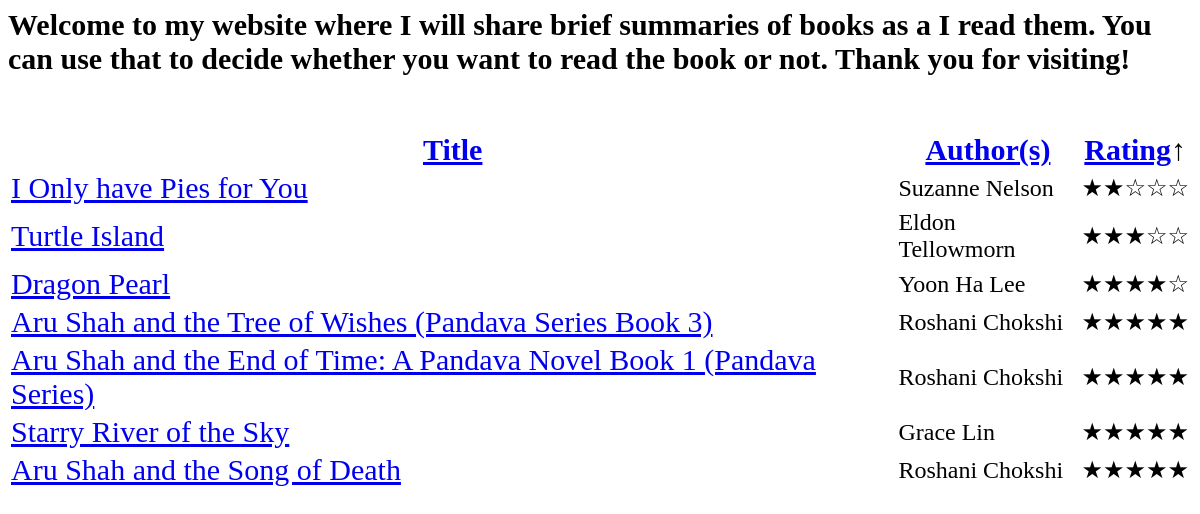
/index.php?sort=rating, run on the app's committed database.
### tables this page shows
CREATE TABLE `books` (
  `id` int(11) NOT NULL,
  `title` varchar(100) NOT NULL,
  `authors` varchar(100) NOT NULL,
  `rating` int(11) NOT NULL,
  `description` varchar(4000) NOT NULL,
  `link` varchar(1024) NOT NULL,
  `image_link` varchar(1024) NOT NULL
);

### book_list.php (called while the page is built, shortened)
<?php
function GetBookListSortedOnRating($sortOrder) {
    $query = $sortOrder == ASCENDING ?
        'SELECT * FROM books ORDER BY rating' :
        'SELECT * FROM books ORDER BY rating DESC';
    return GetBookListFromResults(GetResultsForQuery($query));
}
function GetBookListFromResults($rows) {
    $books = array();
    foreach ($rows as $row) {
        $book = new Book();
        $book->id = $row['id'];
        $book->title = $row['title'];
        $book->authors = $row['authors'];
        $book->rating = Book::$rating_values[$row['rating']];
        $book->description = $row['description'];
        $book->imageLink = $row['image_link'];
        $book->link = $row['link'];
        $books[] = $book;
    }
    return $books;
}
?>

### database_utils.php (called while the page is built, shortened)
<?php
function Connect() {
    if(!($connection = mysqli_connect('localhost', 'root', '', 'reviews'))) {
        die("Database connection failed");
    }
    return $connection;
}
function GetResultsForQuery(string $query) {
    $connection = Connect();
    $result = mysqli_query($connection, $query);
    $rows = array();
    $rowCount = $result->num_rows;
    for ($i = 0; $i < $rowCount; $i++) {
        $rows[] = mysqli_fetch_assoc($result);
    }
    return $rows;
}
?>

### book_list_view.php (the view, shortened to what this page needs)
<?php
require_once 'book_list.php';
function GetBookListView($bookList, $sortKey, $sortOrder) {
    $tokens[ASCENDING] = '&#8593;';
    $tokens[DESCENDING] = '&#8595;';
    $orderToken = $tokens[$sortOrder];
    $sortToken = array();
    $columnNames = array('title', 'authors', 'rating');
    for ($i = 0; $i < count($columnNames); $i++)
        $sortToken[] = (strcmp($sortKey, $columnNames[$i]) == 0) ? $orderToken : '';
    $body = <<<XML
        <table class="master">
            <tr>
                <th>
                    <p class="title">
                        <a data-toggle="tooltip" title="Sort on Title" href="index.php?sort=title">Title</a>$sortToken[0]
                    </p>
                </th>
                <th>
                    <p class="title">
                        <a data-toggle="tooltip" title="Sort on Author(s)" href="index.php?sort=authors">Author(s)</a>$sortToken[1]
                    </p>
                </th><th>
                    <p class="title">
                        <a data-toggle="tooltip" title="Sort on Rating" href="index.php?sort=rating">Rating</a>$sortToken[2]
                    </p>
                </th>
            </tr>
        XML;
    foreach ($bookList as $book) {
        $body = $body.<<< _END
        <tr>
            <td>
                <p class="title">
                    <a href="index.php?id=$book->id">$book->title</a>
                </p>
            </td>
            <td><p class="authors">$book->authors</p></td>
            <td><p class="authors">$book->rating</p></td>
        </tr>
        _END;
    }
    $body = $body.'</table>';
    return $body;
}
?>

### styles.css (style rules this page uses)
body { background-color: white; color: black; }
p.title { font-size: 30px; font-style: normal; font-family: cursive; }
p.authors { font-size: 24px; font-family:cursive; text-align: left; }
table.master { table-layout: auto; width: 100%; }

### data on the page
books: title "I Only have Pies for You", authors "Suzanne Nelson", rating "★★☆☆☆"
books: title "Turtle Island", authors "Eldon Tellowmorn", rating "★★★☆☆"
books: title "Dragon Pearl", authors "Yoon Ha Lee", rating "★★★★☆"
books: title "Aru Shah and the Tree of Wishes (Pandava Series Book 3)", authors "Roshani Chokshi", rating "★★★★★"
books: title "Aru Shah and the End of Time: A Pandava Novel Book 1 (Pandava Series)", authors "Roshani Chokshi", rating "★★★★★"
books: title "Starry River of the Sky", authors "Grace Lin", rating "★★★★★"
books: title "Aru Shah and the Song of Death", authors "Roshani Chokshi", rating "★★★★★"

### other printed values
$sortToken[2] "↑"
